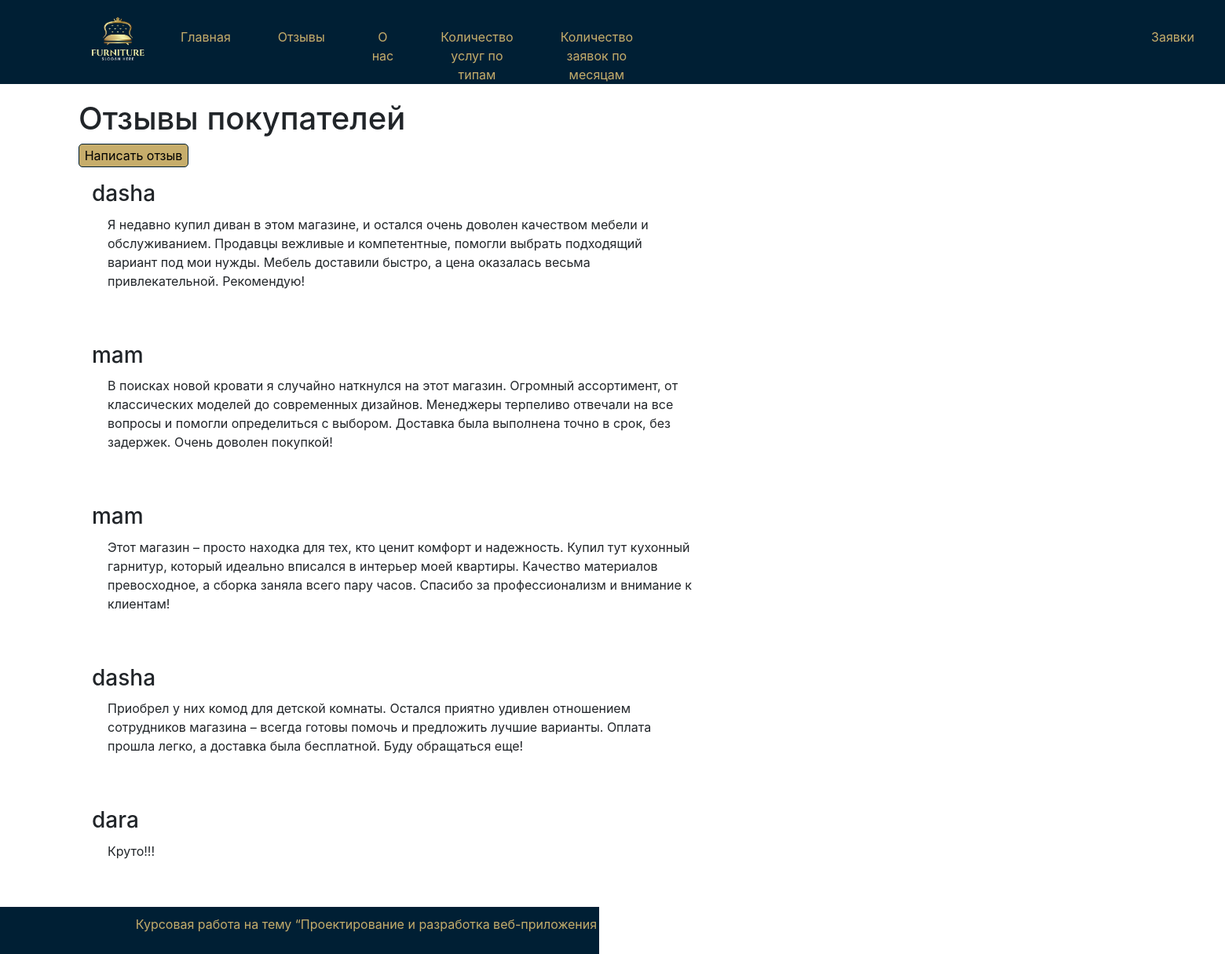
Screenshot of /reviews/ (signed in) with the database file from the repository.
### myapp/models.py (models this page shows, shortened)
class Reviews(models.Model):
    author = models.ForeignKey(User, on_delete=models.CASCADE)
    content = models.TextField('Содержание')
    class Meta:
        verbose_name = 'Отзыв'
        verbose_name_plural = 'Отзывы'

### myapp/views.py (the view)
# urls.py: path('reviews/', reviews, name='reviews'),
def reviews(request):
    context = {
        'reviews': Reviews.objects.all()
    }
    return render(request, 'myapp/reviews.html', context)

### myapp/templates/myapp/reviews.html
{% extends "myapp/base.html" %}
{% block content %}
<div class="zalogo">
    <h1>Отзывы покупателей</h1>
</div>
{% if user.is_authenticated %}
<div class="buton">
    <button class="" style="height: 30px; width: 140px; margin-left: 100px;" onclick="location.href = '{% url 'reviews-create' %}'">Написать отзыв</button>
</div>
{% endif %}
<div class="row">
    <div class="alerts">
        {% if reviews %}
        {% for rev in reviews %}
        <div class="alert">
            <h3>{{ rev.author }}</h3>
            <p>{{rev.content}}</p>
        </div>
        {% endfor %}
    </div>
</div>
{% else %}
<p>Нет записей</p>
{% endif %}
{% endblock content %}

### static/css/style.css (style rules this page uses)
* { margin: 0; padding: 0; font-family: Inter; }
.zalogo { margin-left: 100px; margin-top: 20px; }
button { background-color: #c6ad6b; border: 1px solid #001f34; }
.alert { margin-left: 100px; width: 800px; }
.media img,p { margin-top: 10px; margin-left: 20px; }
button { border-radius: 5px; }

### rows the page displays
Reviews: author "dasha", content "Я недавно купил диван в этом магазине, и остался очень доволен качеством мебели и обслуживанием. Продавцы вежливые и компетентные, помогли выбрать подходящий вариант под мои нужды. Мебель доставили быстро, а цена оказалась весьма привлекательной. Рекомендую!"
Reviews: author "mam", content "В поисках новой кровати я случайно наткнулся на этот магазин. Огромный ассортимент, от классических моделей до современных дизайнов. Менеджеры терпеливо отвечали на все вопросы и помогли определиться с выбором. Доставка была выполнена точно в срок, без задержек. Очень доволен покупкой!"
Reviews: author "mam", content "Этот магазин – просто находка для тех, кто ценит комфорт и надежность. Купил тут кухонный гарнитур, который идеально вписался в интерьер моей квартиры. Качество материалов превосходное, а сборка заняла всего пару часов. Спасибо за профессионализм и внимание к клиентам!"
Reviews: author "dasha", content "Приобрел у них комод для детской комнаты. Остался приятно удивлен отношением сотрудников магазина – всегда готовы помочь и предложить лучшие варианты. Оплата прошла легко, а доставка была бесплатной. Буду обращаться еще!"
Reviews: author "dara", content "Круто!!!"
